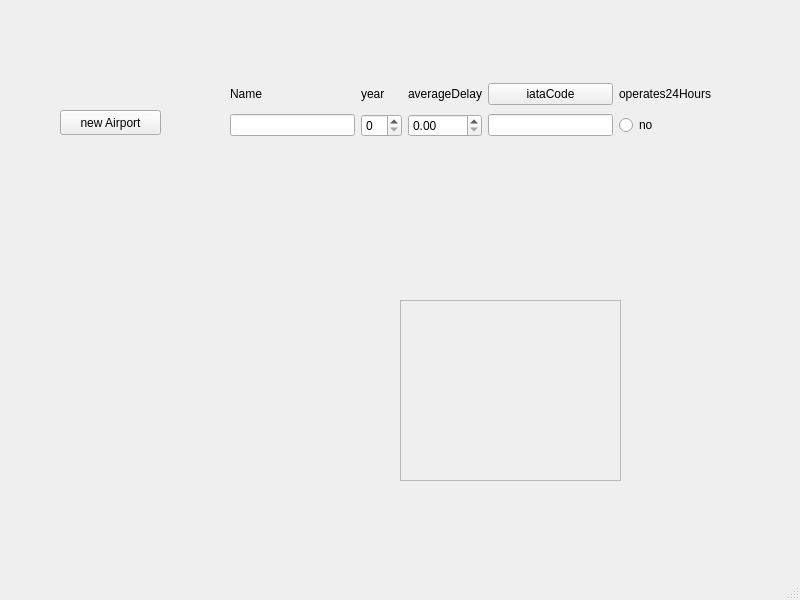
<?xml version="1.0" encoding="UTF-8"?>
<ui version="4.0">
 <class>MainWindow</class>
 <widget class="QMainWindow" name="MainWindow">
  <property name="geometry">
   <rect>
    <x>0</x>
    <y>0</y>
    <width>800</width>
    <height>600</height>
   </rect>
  </property>
  <property name="windowTitle">
   <string>MainWindow</string>
  </property>
  <widget class="QWidget" name="centralwidget">
   <widget class="QPushButton" name="newAirportButton">
    <property name="geometry">
     <rect>
      <x>60</x>
      <y>110</y>
      <width>101</width>
      <height>25</height>
     </rect>
    </property>
    <property name="text">
     <string>new Airport</string>
    </property>
   </widget>
   <widget class="QWidget" name="gridLayoutWidget">
    <property name="geometry">
     <rect>
      <x>230</x>
      <y>80</y>
      <width>481</width>
      <height>61</height>
     </rect>
    </property>
    <layout class="QGridLayout" name="gridLayout">
     <item row="0" column="2">
      <widget class="QLabel" name="label_3">
       <property name="text">
        <string>averageDelay</string>
       </property>
      </widget>
     </item>
     <item row="1" column="0">
      <widget class="QLineEdit" name="airportEdit"/>
     </item>
     <item row="1" column="2">
      <widget class="QDoubleSpinBox" name="DelayBox"/>
     </item>
     <item row="0" column="3">
      <widget class="QPushButton" name="pushButton">
       <property name="text">
        <string>iataCode</string>
       </property>
      </widget>
     </item>
     <item row="0" column="0">
      <widget class="QLabel" name="label">
       <property name="text">
        <string>Name</string>
       </property>
      </widget>
     </item>
     <item row="0" column="1">
      <widget class="QLabel" name="label_2">
       <property name="text">
        <string>year</string>
       </property>
      </widget>
     </item>
     <item row="1" column="4">
      <widget class="QRadioButton" name="workRadio">
       <property name="text">
        <string>no</string>
       </property>
      </widget>
     </item>
     <item row="0" column="4">
      <widget class="QLabel" name="label_4">
       <property name="text">
        <string>operates24Hours</string>
       </property>
      </widget>
     </item>
     <item row="1" column="1">
      <widget class="QSpinBox" name="yaerBox"/>
     </item>
     <item row="1" column="3">
      <widget class="QLineEdit" name="iataBox"/>
     </item>
    </layout>
   </widget>
   <widget class="QFrame" name="frame">
    <property name="geometry">
     <rect>
      <x>400</x>
      <y>300</y>
      <width>221</width>
      <height>181</height>
     </rect>
    </property>
    <property name="frameShape">
     <enum>QFrame::StyledPanel</enum>
    </property>
    <property name="frameShadow">
     <enum>QFrame::Raised</enum>
    </property>
    <widget class="QLabel" name="airportName">
     <property name="geometry">
      <rect>
       <x>10</x>
       <y>10</y>
       <width>201</width>
       <height>20</height>
      </rect>
     </property>
     <property name="text">
      <string/>
     </property>
    </widget>
    <widget class="QLabel" name="airportYear">
     <property name="geometry">
      <rect>
       <x>10</x>
       <y>40</y>
       <width>66</width>
       <height>17</height>
      </rect>
     </property>
     <property name="text">
      <string/>
     </property>
    </widget>
    <widget class="QLabel" name="airportDelay">
     <property name="geometry">
      <rect>
       <x>80</x>
       <y>40</y>
       <width>66</width>
       <height>17</height>
      </rect>
     </property>
     <property name="text">
      <string/>
     </property>
    </widget>
    <widget class="QLabel" name="iataCode">
     <property name="geometry">
      <rect>
       <x>150</x>
       <y>40</y>
       <width>66</width>
       <height>17</height>
      </rect>
     </property>
     <property name="text">
      <string/>
     </property>
    </widget>
    <widget class="QLabel" name="totalPassengers">
     <property name="geometry">
      <rect>
       <x>10</x>
       <y>90</y>
       <width>201</width>
       <height>20</height>
      </rect>
     </property>
     <property name="text">
      <string/>
     </property>
    </widget>
   </widget>
  </widget>
  <widget class="QMenuBar" name="menubar">
   <property name="geometry">
    <rect>
     <x>0</x>
     <y>0</y>
     <width>800</width>
     <height>22</height>
    </rect>
   </property>
  </widget>
  <widget class="QStatusBar" name="statusbar"/>
 </widget>
 <resources/>
 <connections/>
</ui>
